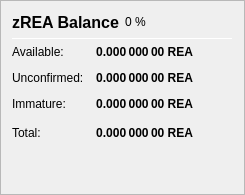
                   <widget class="QFrame" name="frame_ZerocoinBalances">
                    <property name="frameShape">
                     <enum>QFrame::StyledPanel</enum>
                    </property>
                    <property name="frameShadow">
                     <enum>QFrame::Raised</enum>
                    </property>
                    <layout class="QVBoxLayout" name="verticalLayout_7">
                     <item>
                      <layout class="QHBoxLayout" name="horizontalLayout_8" stretch="0,0,0">
                       <item>
                        <widget class="QLabel" name="label_5z_3">
                         <property name="minimumSize">
                          <size>
                           <width>0</width>
                           <height>20</height>
                          </size>
                         </property>
                         <property name="font">
                          <font>
                           <pointsize>12</pointsize>
                           <weight>75</weight>
                           <bold>true</bold>
                          </font>
                         </property>
                         <property name="text">
                          <string>zREA Balance</string>
                         </property>
                        </widget>
                       </item>
                       <item>
                        <widget class="QLabel" name="labelzREAPercent">
                         <property name="text">
                          <string notr="true">0 %</string>
                         </property>
                        </widget>
                       </item>
                       <item>
                        <spacer name="horizontalSpacer_11">
                         <property name="orientation">
                          <enum>Qt::Horizontal</enum>
                         </property>
                         <property name="sizeHint" stdset="0">
                          <size>
                           <width>40</width>
                           <height>20</height>
                          </size>
                         </property>
                        </spacer>
                       </item>
                      </layout>
                     </item>
                     <item>
                      <widget class="Line" name="line_ZerocoinBalance">
                       <property name="minimumSize">
                        <size>
                         <width>0</width>
                         <height>1</height>
                        </size>
                       </property>
                       <property name="maximumSize">
                        <size>
                         <width>16777215</width>
                         <height>1</height>
                        </size>
                       </property>
                       <property name="orientation">
                        <enum>Qt::Horizontal</enum>
                       </property>
                      </widget>
                     </item>
                     <item>
                      <layout class="QGridLayout" name="gridLayout_5">
                       <property name="spacing">
                        <number>12</number>
                       </property>
                       <item row="1" column="0">
                        <widget class="QLabel" name="labelzBalanceMatureText">
                         <property name="toolTip">
                          <string>Mature: more than 20 confirmation and more than 1 mint of the same denomination after it was minted.
These zREA are spendable.</string>
                         </property>
                         <property name="text">
                          <string>Available:</string>
                         </property>
                        </widget>
                       </item>
                       <item row="1" column="1">
                        <widget class="QLabel" name="labelzBalanceMature">
                         <property name="font">
                          <font>
                           <weight>75</weight>
                           <bold>true</bold>
                          </font>
                         </property>
                         <property name="toolTip">
                          <string>Mature: more than 20 confirmation and more than 1 mint of the same denomination after it was minted.
These zREA are spendable.</string>
                         </property>
                         <property name="text">
                          <string notr="true">0.000 000 00 REA</string>
                         </property>
                         <property name="alignment">
                          <set>Qt::AlignRight|Qt::AlignTrailing|Qt::AlignVCenter</set>
                         </property>
                        </widget>
                       </item>
                       <item row="2" column="0">
                        <widget class="QLabel" name="labelzBalanceUnconfirmedText">
                         <property name="toolTip">
                          <string>Unconfirmed: less than 20 confirmations
Immature: confirmed, but less than 1 mint of the same denomination after it was minted</string>
                         </property>
                         <property name="text">
                          <string>Unconfirmed:</string>
                         </property>
                        </widget>
                       </item>
                       <item row="2" column="1">
                        <widget class="QLabel" name="labelzBalanceUnconfirmed">
                         <property name="font">
                          <font>
                           <weight>75</weight>
                           <bold>true</bold>
                          </font>
                         </property>
                         <property name="toolTip">
                          <string>Unconfirmed: less than 20 confirmations
Immature: confirmed, but less than 1 mint of the same denomination after it was minted</string>
                         </property>
                         <property name="text">
                          <string notr="true">0.000 000 00 REA</string>
                         </property>
                         <property name="alignment">
                          <set>Qt::AlignRight|Qt::AlignTrailing|Qt::AlignVCenter</set>
                         </property>
                        </widget>
                       </item>
                       <item row="3" column="0">
                        <widget class="QLabel" name="labelzBalanceImmatureText">
                         <property name="toolTip">
                          <string>Unconfirmed: less than 20 confirmations
Immature: confirmed, but less than 1 mint of the same denomination after it was minted</string>
                         </property>
                         <property name="text">
                          <string>Immature:</string>
                         </property>
                        </widget>
                       </item>
                       <item row="3" column="1">
                        <widget class="QLabel" name="labelzBalanceImmature">
                         <property name="font">
                          <font>
                           <weight>75</weight>
                           <bold>true</bold>
                          </font>
                         </property>
                         <property name="toolTip">
                          <string>Unconfirmed: less than 20 confirmations
Immature: confirmed, but less than 1 mint of the same denomination after it was minted</string>
                         </property>
                         <property name="text">
                          <string notr="true">0.000 000 00 REA</string>
                         </property>
                         <property name="alignment">
                          <set>Qt::AlignRight|Qt::AlignTrailing|Qt::AlignVCenter</set>
                         </property>
                        </widget>
                       </item>
                       <item row="4" column="0">
                        <widget class="QLabel" name="labelzBalanceText">
                         <property name="toolTip">
                          <string>Your current zREA balance, unconfirmed and immature zREA included.</string>
                         </property>
                         <property name="text">
                          <string>Total:</string>
                         </property>
                        </widget>
                       </item>
                       <item row="4" column="1">
                        <widget class="QLabel" name="labelzBalance">
                         <property name="font">
                          <font>
                           <weight>75</weight>
                           <bold>true</bold>
                          </font>
                         </property>
                         <property name="cursor">
                          <cursorShape>IBeamCursor</cursorShape>
                         </property>
                         <property name="toolTip">
                          <string>Your current zREA balance, unconfirmed and immature zREA included.</string>
                         </property>
                         <property name="text">
                          <string notr="true">0.000 000 00 REA</string>
                         </property>
                         <property name="alignment">
                          <set>Qt::AlignRight|Qt::AlignTrailing|Qt::AlignVCenter</set>
                         </property>
                         <property name="textInteractionFlags">
                          <set>Qt::LinksAccessibleByMouse|Qt::TextSelectableByKeyboard|Qt::TextSelectableByMouse</set>
                         </property>
                        </widget>
                       </item>
                       <item row="4" column="2">
                        <spacer name="horizontalSpacer_4">
                         <property name="orientation">
                          <enum>Qt::Horizontal</enum>
                         </property>
                         <property name="sizeHint" stdset="0">
                          <size>
                           <width>40</width>
                           <height>20</height>
                          </size>
                         </property>
                        </spacer>
                       </item>
                      </layout>
                     </item>
                     <item>
                      <spacer name="verticalSpacer_4">
                       <property name="orientation">
                        <enum>Qt::Vertical</enum>
                       </property>
                       <property name="sizeHint" stdset="0">
                        <size>
                         <width>20</width>
                         <height>40</height>
                        </size>
                       </property>
                      </spacer>
                     </item>
                    </layout>
                   </widget>
